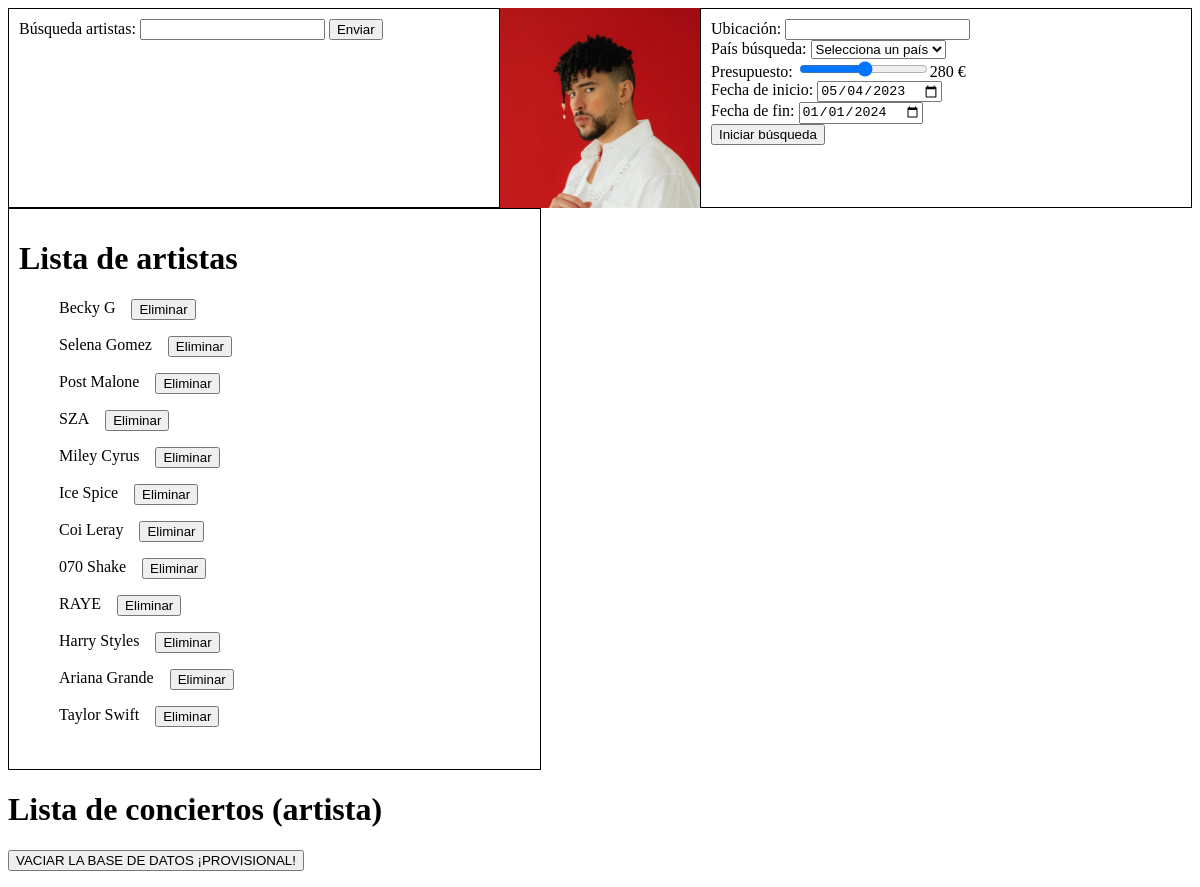
Before: /BuscadorConciertos/buscador/ with the older database file.
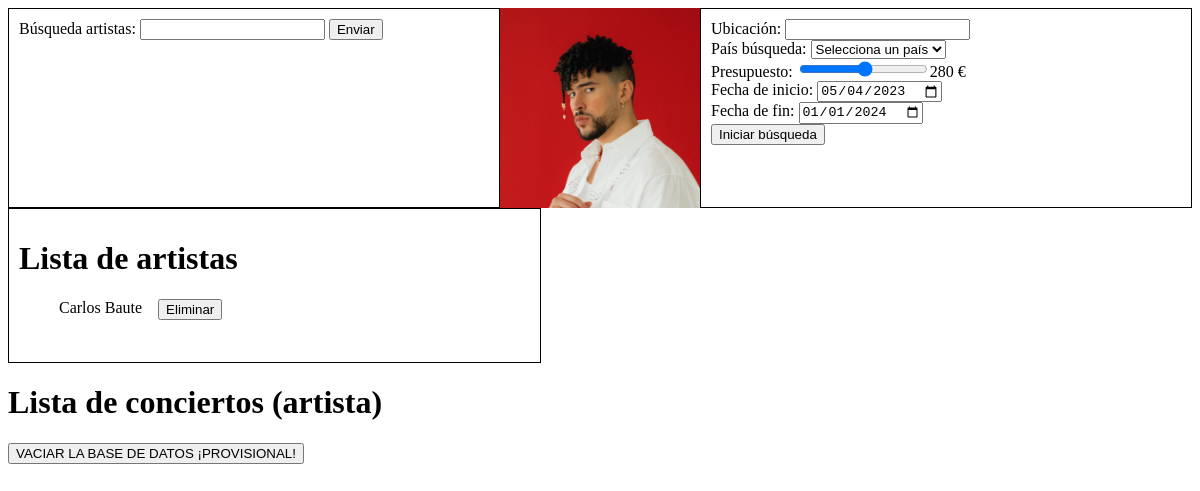
After: the same page with the newer database file.
### BuscadorConciertos/models.py (models this page shows, shortened)
class Artist(models.Model):
    name = models.CharField(max_length=255)
    artist_id = models.CharField(max_length=255)

### BuscadorConciertos/views.py (the view)
# urls.py: path('buscador/', views.buscador, name='buscador'),
def buscador(request):
  artists = Artist.objects.all()
  conciertos = Concierto.objects.all().values() #Obtener valores de los conciertos
  conciertos_df = pd.DataFrame(conciertos) #Importamos a un dataframe de pandas
  if request.method == 'POST':
    if 'buscarArtista' in request.POST:
        nombre = request.POST.get('nombre')
        artist_id = (ticketmaster(request, nombre))
        ticket_events(request, artist_id)
        return render(request, 'buscador.html', {'artists': artists})
    elif 'iniciarBusqueda' in request.POST:
        ubi = request.POST.get('ubicacion')
        pais = request.POST.get('pais')
        presupuesto = request.POST.get('presupuesto')
        inicio = request.POST.get('inicio')
        fin = request.POST.get('fin')
        conciertos_df = aplicar_filtros(conciertos_df, pais, presupuesto, inicio, fin, ubi)
        conciertos_dict = conciertos_df.to_html()
        print(conciertos_df)
        return render(request, 'buscador.html', {'artists': artists, 'conciertos': conciertos_dict})
  else:
    return render(request, 'buscador.html', {'artists': artists})

### BuscadorConciertos/templates/buscador.html (shortened to what this page needs)
<head>
    {% load static %}
    <link rel="stylesheet" type="text/css" href="{% static 'BuscadorConciertos/css/belleza.css' %}">
  </head>
<div class="container">
    <div class="box">
        <form method="post">
            <label for="nombre">Búsqueda artistas:</label>
            <input type="text" name="nombre" id="nombre">
            <button type="submit" name="buscarArtista">Enviar</button>
        </form>
    </div>
    <img id="bb" src = "{% static 'BuscadorConciertos/img/bb.jpg' %}">
    <div class="box">
        <form method="post">
            <label for="ubicacion">Ubicación: </label>
            <input type="text" name="ubicacion" id="ubicacion"><br>
            <label for="pais">País búsqueda: </label>
            <select name="pais" id="pais" required>
              <option value="">Selecciona un país</option>
              </select><br>
            <label for="presupuesto">Presupuesto: </label>
            <input type="range"  name="presupuesto" id="presupuesto" min="50" max="500" step="10" required><output id="valor"></output>
            <label>€</label><br>
            <label for="inicio">Fecha de inicio:</label>
            <input type="date" id="inicio" name="inicio" value="2023-05-04" required><br>
            <label for="fin">Fecha de fin:</label>
            <input type="date" id="fin" name="fin" value="2024-01-01" required><br>
            <button type="submit" name="iniciarBusqueda">Iniciar búsqueda</button>
        </form>
    </div>
</div>
<div class="box">
<h1>Lista de artistas</h1>
  <ul>
    {% for artist in artists %}
      <li>
        {{ artist.name }}
        <form id="delete-form-{{ artist.id }}" method="post" action="{% url 'delete_artist' artist.id %}">
            <button type="submit" class="delete-button">Eliminar</button>
        </form>
      </li>
    {% endfor %}
  </ul>
</div>
<h1>Lista de conciertos (artista)</h1>
  <form method="post" action="{% url 'clean_database' %}">
    <button type="submit">VACIAR LA BASE DE DATOS ¡PROVISIONAL!</button>
</form>

### static/BuscadorConciertos/css/belleza.css (style rules this page uses)
.container { display: flex; justify-content: space-between; }
.box { border: 1px solid black; padding: 10px; width: 45%; display: inline-block; box-sizing: border-box; }
#bb { max-width: 200px; }
li { display: flex; }
li form { margin-left: 1rem; }

Changed rows visible on the page:
removed Artist: name "Becky G"
removed Artist: name "Selena Gomez"
removed Artist: name "Post Malone"
removed Artist: name "SZA"
removed Artist: name "Miley Cyrus"
removed Artist: name "Ice Spice"
removed Artist: name "Coi Leray"
removed Artist: name "070 Shake"
removed Artist: name "RAYE"
removed Artist: name "Harry Styles"
removed Artist: name "Ariana Grande"
removed Artist: name "Taylor Swift"
added Artist: name "Carlos Baute"
